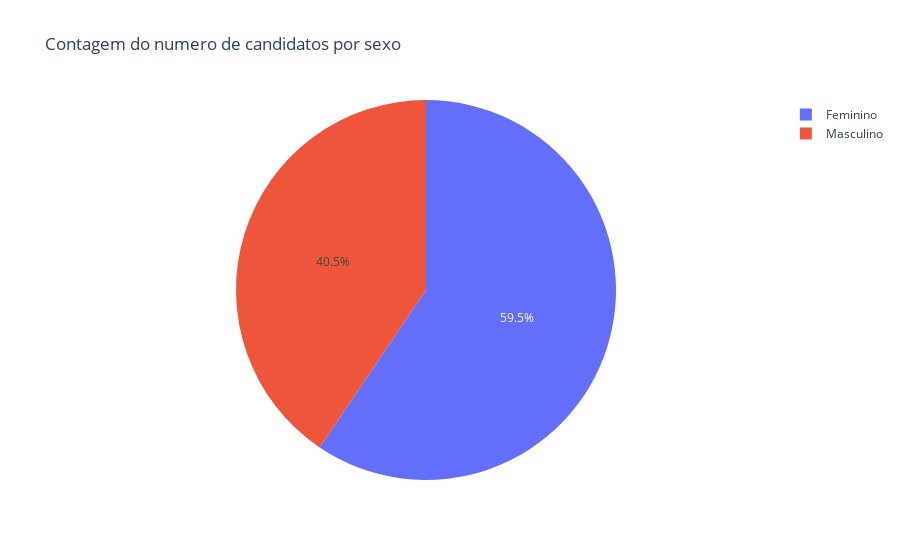

Source (notebook cell):
### Code cell
trace_sexo_c = go.Pie(labels = df_sexo_count.index, values = df_sexo_count['Media'])
data_c =[trace_sexo_c]
layout_sexo_c = go.Layout(title = 'Contagem do numero de candidatos por sexo')
fig_sexo_c = go.Figure(data = data_c, layout = layout_sexo_c)
py.iplot(fig_sexo_c)

### Figure 1 — Plotly figure (JSON) as saved in the notebook; plotly's stock layout.template omitted (floating-point values rounded to 4 significant figures)
{"data": [{"labels": ["Feminino", "Masculino"], "type": "pie", "values": [2201216, 1500791]}], "layout": {"title": {"text": "Contagem do numero de candidatos por sexo"}}}
